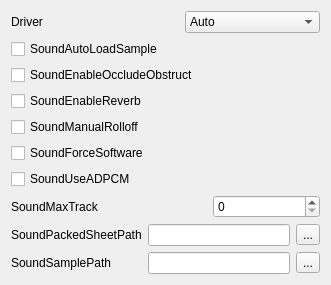
<?xml version="1.0" encoding="UTF-8"?>
<ui version="4.0">
 <class>SoundSettingsPage</class>
 <widget class="QWidget" name="SoundSettingsPage">
  <property name="geometry">
   <rect>
    <x>0</x>
    <y>0</y>
    <width>331</width>
    <height>278</height>
   </rect>
  </property>
  <property name="windowTitle">
   <string>Form</string>
  </property>
  <layout class="QGridLayout" name="gridLayout">
   <item row="0" column="0" colspan="3">
    <layout class="QHBoxLayout" name="horizontalLayout">
     <item>
      <widget class="QLabel" name="driverSndLabel">
       <property name="text">
        <string>Driver</string>
       </property>
      </widget>
     </item>
     <item>
      <spacer name="horizontalSpacer">
       <property name="orientation">
        <enum>Qt::Horizontal</enum>
       </property>
       <property name="sizeHint" stdset="0">
        <size>
         <width>40</width>
         <height>20</height>
        </size>
       </property>
      </spacer>
     </item>
     <item>
      <widget class="QComboBox" name="driverSndComboBox">
       <property name="sizePolicy">
        <sizepolicy hsizetype="MinimumExpanding" vsizetype="Fixed">
         <horstretch>0</horstretch>
         <verstretch>0</verstretch>
        </sizepolicy>
       </property>
       <item>
        <property name="text">
         <string>Auto</string>
        </property>
       </item>
       <item>
        <property name="text">
         <string>OpenAL</string>
        </property>
       </item>
       <item>
        <property name="text">
         <string>XAudio2</string>
        </property>
       </item>
       <item>
        <property name="text">
         <string>FMod</string>
        </property>
       </item>
       <item>
        <property name="text">
         <string>DSound</string>
        </property>
       </item>
      </widget>
     </item>
    </layout>
   </item>
   <item row="1" column="0" colspan="2">
    <widget class="QCheckBox" name="autoLoadSampleCheckBox">
     <property name="text">
      <string>SoundAutoLoadSample</string>
     </property>
    </widget>
   </item>
   <item row="2" column="0" colspan="3">
    <widget class="QCheckBox" name="enableOccludeObstructCheckBox">
     <property name="text">
      <string>SoundEnableOccludeObstruct</string>
     </property>
    </widget>
   </item>
   <item row="3" column="0" colspan="2">
    <widget class="QCheckBox" name="enableReverbCheckBox">
     <property name="text">
      <string>SoundEnableReverb</string>
     </property>
    </widget>
   </item>
   <item row="4" column="0" colspan="2">
    <widget class="QCheckBox" name="manualRolloffCheckBox">
     <property name="text">
      <string>SoundManualRolloff</string>
     </property>
    </widget>
   </item>
   <item row="5" column="0" colspan="2">
    <widget class="QCheckBox" name="forceSoftwareCheckBox">
     <property name="text">
      <string>SoundForceSoftware</string>
     </property>
    </widget>
   </item>
   <item row="6" column="0" colspan="2">
    <widget class="QCheckBox" name="useADPCMCheckBox">
     <property name="text">
      <string>SoundUseADPCM</string>
     </property>
    </widget>
   </item>
   <item row="7" column="0" colspan="3">
    <layout class="QHBoxLayout" name="horizontalLayout_2">
     <item>
      <widget class="QLabel" name="maxTrackLabel">
       <property name="text">
        <string>SoundMaxTrack</string>
       </property>
      </widget>
     </item>
     <item>
      <spacer name="horizontalSpacer_2">
       <property name="orientation">
        <enum>Qt::Horizontal</enum>
       </property>
       <property name="sizeHint" stdset="0">
        <size>
         <width>40</width>
         <height>20</height>
        </size>
       </property>
      </spacer>
     </item>
     <item>
      <widget class="QSpinBox" name="maxTrackSpinBox">
       <property name="sizePolicy">
        <sizepolicy hsizetype="Expanding" vsizetype="Fixed">
         <horstretch>0</horstretch>
         <verstretch>0</verstretch>
        </sizepolicy>
       </property>
       <property name="specialValueText">
        <string notr="true"/>
       </property>
       <property name="suffix">
        <string notr="true"/>
       </property>
       <property name="prefix">
        <string notr="true"/>
       </property>
      </widget>
     </item>
    </layout>
   </item>
   <item row="8" column="0">
    <widget class="QLabel" name="label">
     <property name="text">
      <string>SoundPackedSheetPath</string>
     </property>
    </widget>
   </item>
   <item row="8" column="1">
    <widget class="QLineEdit" name="soundSheetPathLineEdit"/>
   </item>
   <item row="8" column="2">
    <widget class="QToolButton" name="soundSheetPathButton">
     <property name="text">
      <string>...</string>
     </property>
    </widget>
   </item>
   <item row="9" column="0">
    <widget class="QLabel" name="label_2">
     <property name="text">
      <string>SoundSamplePath</string>
     </property>
    </widget>
   </item>
   <item row="9" column="1">
    <widget class="QLineEdit" name="soundSamplePathLineEdit"/>
   </item>
   <item row="9" column="2">
    <widget class="QToolButton" name="soundSamplePathButton">
     <property name="text">
      <string>...</string>
     </property>
    </widget>
   </item>
   <item row="10" column="0">
    <spacer name="verticalSpacer">
     <property name="orientation">
      <enum>Qt::Vertical</enum>
     </property>
     <property name="sizeHint" stdset="0">
      <size>
       <width>20</width>
       <height>83</height>
      </size>
     </property>
    </spacer>
   </item>
  </layout>
 </widget>
 <resources>
  <include location="../../object_viewer_qt.qrc"/>
 </resources>
 <connections/>
</ui>
